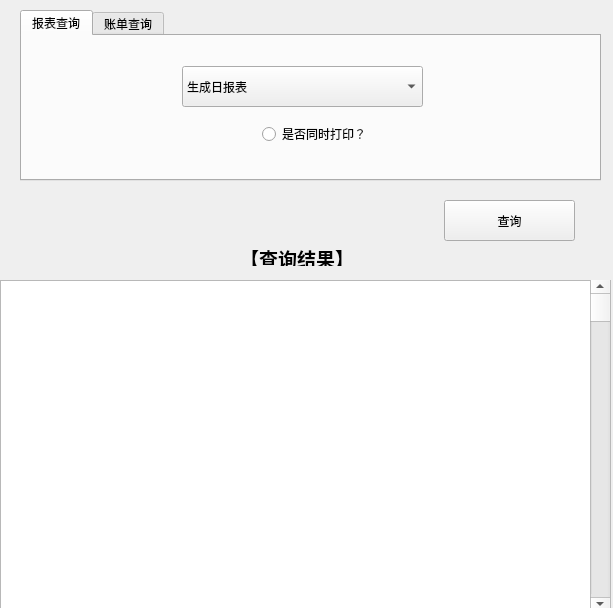
<?xml version="1.0" encoding="UTF-8"?>
<ui version="4.0">
 <class>ReceptionWidget</class>
 <widget class="QWidget" name="ReceptionWidget">
  <property name="geometry">
   <rect>
    <x>0</x>
    <y>0</y>
    <width>613</width>
    <height>608</height>
   </rect>
  </property>
  <property name="windowTitle">
   <string>前台模式</string>
  </property>
  <widget class="QTabWidget" name="tabWidget">
   <property name="geometry">
    <rect>
     <x>20</x>
     <y>10</y>
     <width>581</width>
     <height>171</height>
    </rect>
   </property>
   <property name="currentIndex">
    <number>0</number>
   </property>
   <widget class="QWidget" name="tab">
    <attribute name="title">
     <string>报表查询</string>
    </attribute>
    <widget class="QComboBox" name="comboBox">
     <property name="geometry">
      <rect>
       <x>160</x>
       <y>30</y>
       <width>241</width>
       <height>41</height>
      </rect>
     </property>
     <property name="currentText">
      <string>生成日报表</string>
     </property>
     <item>
      <property name="text">
       <string>生成日报表</string>
      </property>
     </item>
     <item>
      <property name="text">
       <string>生成周报表</string>
      </property>
     </item>
     <item>
      <property name="text">
       <string>生成年报表</string>
      </property>
     </item>
    </widget>
    <widget class="QRadioButton" name="radioButton">
     <property name="geometry">
      <rect>
       <x>240</x>
       <y>90</y>
       <width>111</width>
       <height>16</height>
      </rect>
     </property>
     <property name="text">
      <string>是否同时打印？</string>
     </property>
    </widget>
   </widget>
   <widget class="QWidget" name="tab_2">
    <attribute name="title">
     <string>账单查询</string>
    </attribute>
    <widget class="QLabel" name="label">
     <property name="geometry">
      <rect>
       <x>100</x>
       <y>40</y>
       <width>54</width>
       <height>21</height>
      </rect>
     </property>
     <property name="text">
      <string>房间号：</string>
     </property>
    </widget>
    <widget class="QLineEdit" name="lineEdit">
     <property name="geometry">
      <rect>
       <x>160</x>
       <y>40</y>
       <width>113</width>
       <height>20</height>
      </rect>
     </property>
    </widget>
    <widget class="QDateEdit" name="dateEdit">
     <property name="geometry">
      <rect>
       <x>160</x>
       <y>90</y>
       <width>130</width>
       <height>22</height>
      </rect>
     </property>
    </widget>
    <widget class="QDateEdit" name="dateEdit_2">
     <property name="geometry">
      <rect>
       <x>340</x>
       <y>90</y>
       <width>130</width>
       <height>22</height>
      </rect>
     </property>
    </widget>
    <widget class="QLabel" name="label_2">
     <property name="geometry">
      <rect>
       <x>310</x>
       <y>90</y>
       <width>54</width>
       <height>12</height>
      </rect>
     </property>
     <property name="text">
      <string>至</string>
     </property>
    </widget>
    <widget class="QLabel" name="label_3">
     <property name="geometry">
      <rect>
       <x>100</x>
       <y>90</y>
       <width>54</width>
       <height>21</height>
      </rect>
     </property>
     <property name="text">
      <string>日期：</string>
     </property>
    </widget>
   </widget>
  </widget>
  <widget class="QPushButton" name="pushButton">
   <property name="geometry">
    <rect>
     <x>444</x>
     <y>200</y>
     <width>131</width>
     <height>41</height>
    </rect>
   </property>
   <property name="text">
    <string>查询</string>
   </property>
  </widget>
  <widget class="QTableView" name="tableView">
   <property name="geometry">
    <rect>
     <x>0</x>
     <y>280</y>
     <width>611</width>
     <height>331</height>
    </rect>
   </property>
  </widget>
  <widget class="QLabel" name="label_4">
   <property name="geometry">
    <rect>
     <x>240</x>
     <y>250</y>
     <width>131</width>
     <height>16</height>
    </rect>
   </property>
   <property name="font">
    <font>
     <family>新宋体</family>
     <pointsize>14</pointsize>
     <weight>75</weight>
     <bold>true</bold>
    </font>
   </property>
   <property name="text">
    <string>【查询结果】</string>
   </property>
  </widget>
  <widget class="QScrollBar" name="verticalScrollBar">
   <property name="geometry">
    <rect>
     <x>590</x>
     <y>280</y>
     <width>20</width>
     <height>331</height>
    </rect>
   </property>
   <property name="orientation">
    <enum>Qt::Vertical</enum>
   </property>
  </widget>
 </widget>
 <layoutdefault spacing="6" margin="11"/>
 <resources/>
 <connections/>
</ui>
